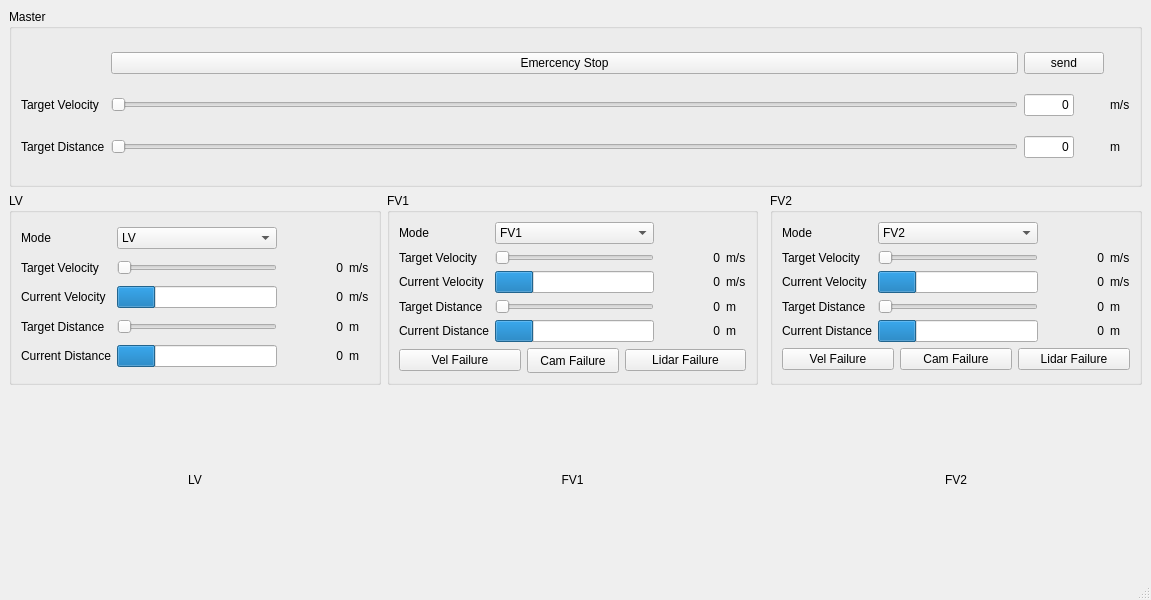
<?xml version="1.0" encoding="UTF-8"?>
<ui version="4.0">
 <class>Controller</class>
 <widget class="QMainWindow" name="Controller">
  <property name="geometry">
   <rect>
    <x>0</x>
    <y>0</y>
    <width>1151</width>
    <height>600</height>
   </rect>
  </property>
  <property name="windowTitle">
   <string>Controller</string>
  </property>
  <widget class="QWidget" name="centralwidget">
   <property name="enabled">
    <bool>true</bool>
   </property>
   <layout class="QGridLayout" name="gridLayout_2">
    <item row="2" column="1">
     <widget class="QGroupBox" name="FV1GBOX">
      <property name="title">
       <string>FV1</string>
      </property>
      <layout class="QGridLayout" name="gridLayout_4">
       <item row="7" column="3">
        <widget class="QLabel" name="label_24">
         <property name="text">
          <string>m</string>
         </property>
        </widget>
       </item>
       <item row="2" column="0">
        <widget class="QLabel" name="label_3">
         <property name="text">
          <string>Target Velocity</string>
         </property>
        </widget>
       </item>
       <item row="6" column="3">
        <widget class="QLabel" name="label_33">
         <property name="text">
          <string>m</string>
         </property>
        </widget>
       </item>
       <item row="2" column="3">
        <widget class="QLabel" name="label_28">
         <property name="text">
          <string>m/s</string>
         </property>
        </widget>
       </item>
       <item row="7" column="2">
        <widget class="QLabel" name="FV1CurDist">
         <property name="minimumSize">
          <size>
           <width>60</width>
           <height>0</height>
          </size>
         </property>
         <property name="sizeIncrement">
          <size>
           <width>0</width>
           <height>0</height>
          </size>
         </property>
         <property name="midLineWidth">
          <number>0</number>
         </property>
         <property name="text">
          <string>0</string>
         </property>
         <property name="scaledContents">
          <bool>false</bool>
         </property>
         <property name="alignment">
          <set>Qt::AlignRight|Qt::AlignTrailing|Qt::AlignVCenter</set>
         </property>
         <property name="margin">
          <number>5</number>
         </property>
        </widget>
       </item>
       <item row="6" column="1">
        <widget class="QSlider" name="FV1DistSlider">
         <property name="orientation">
          <enum>Qt::Horizontal</enum>
         </property>
        </widget>
       </item>
       <item row="1" column="0">
        <widget class="QLabel" name="label_16">
         <property name="text">
          <string>Mode</string>
         </property>
        </widget>
       </item>
       <item row="7" column="1">
        <widget class="QProgressBar" name="FV1DistBar">
         <property name="value">
          <number>24</number>
         </property>
         <property name="textVisible">
          <bool>false</bool>
         </property>
        </widget>
       </item>
       <item row="3" column="3">
        <widget class="QLabel" name="label_23">
         <property name="text">
          <string>m/s</string>
         </property>
        </widget>
       </item>
       <item row="3" column="0">
        <widget class="QLabel" name="label_8">
         <property name="text">
          <string>Current Velocity</string>
         </property>
        </widget>
       </item>
       <item row="7" column="0">
        <widget class="QLabel" name="label_10">
         <property name="text">
          <string>Current Distance</string>
         </property>
        </widget>
       </item>
       <item row="6" column="0">
        <widget class="QLabel" name="label_9">
         <property name="text">
          <string>Target Distance</string>
         </property>
        </widget>
       </item>
       <item row="3" column="2">
        <widget class="QLabel" name="FV1CurVel">
         <property name="minimumSize">
          <size>
           <width>60</width>
           <height>0</height>
          </size>
         </property>
         <property name="sizeIncrement">
          <size>
           <width>0</width>
           <height>0</height>
          </size>
         </property>
         <property name="midLineWidth">
          <number>0</number>
         </property>
         <property name="text">
          <string>0</string>
         </property>
         <property name="scaledContents">
          <bool>false</bool>
         </property>
         <property name="alignment">
          <set>Qt::AlignRight|Qt::AlignTrailing|Qt::AlignVCenter</set>
         </property>
         <property name="margin">
          <number>5</number>
         </property>
        </widget>
       </item>
       <item row="2" column="1">
        <widget class="QSlider" name="FV1VelSlider">
         <property name="enabled">
          <bool>false</bool>
         </property>
         <property name="orientation">
          <enum>Qt::Horizontal</enum>
         </property>
        </widget>
       </item>
       <item row="6" column="2">
        <widget class="QLabel" name="FV1TarDist">
         <property name="minimumSize">
          <size>
           <width>60</width>
           <height>0</height>
          </size>
         </property>
         <property name="sizeIncrement">
          <size>
           <width>0</width>
           <height>0</height>
          </size>
         </property>
         <property name="midLineWidth">
          <number>0</number>
         </property>
         <property name="text">
          <string>0</string>
         </property>
         <property name="scaledContents">
          <bool>false</bool>
         </property>
         <property name="alignment">
          <set>Qt::AlignRight|Qt::AlignTrailing|Qt::AlignVCenter</set>
         </property>
         <property name="margin">
          <number>5</number>
         </property>
        </widget>
       </item>
       <item row="1" column="1">
        <widget class="QComboBox" name="FV1Box">
         <property name="currentIndex">
          <number>2</number>
         </property>
         <item>
          <property name="text">
           <string>None</string>
          </property>
         </item>
         <item>
          <property name="text">
           <string>LV</string>
          </property>
         </item>
         <item>
          <property name="text">
           <string>FV1</string>
          </property>
         </item>
         <item>
          <property name="text">
           <string>FV2</string>
          </property>
         </item>
        </widget>
       </item>
       <item row="3" column="1">
        <widget class="QProgressBar" name="FV1VelBar">
         <property name="value">
          <number>24</number>
         </property>
         <property name="textVisible">
          <bool>false</bool>
         </property>
        </widget>
       </item>
       <item row="2" column="2">
        <widget class="QLabel" name="FV1TarVel">
         <property name="minimumSize">
          <size>
           <width>60</width>
           <height>0</height>
          </size>
         </property>
         <property name="sizeIncrement">
          <size>
           <width>0</width>
           <height>0</height>
          </size>
         </property>
         <property name="midLineWidth">
          <number>0</number>
         </property>
         <property name="text">
          <string>0</string>
         </property>
         <property name="scaledContents">
          <bool>false</bool>
         </property>
         <property name="alignment">
          <set>Qt::AlignRight|Qt::AlignTrailing|Qt::AlignVCenter</set>
         </property>
         <property name="margin">
          <number>5</number>
         </property>
        </widget>
       </item>
       <item row="8" column="0" colspan="4">
        <layout class="QHBoxLayout" name="FV1SensorFailure">
         <item>
          <widget class="QPushButton" name="FV1_alpha">
           <property name="text">
            <string>Vel Failure</string>
           </property>
          </widget>
         </item>
         <item>
          <widget class="QPushButton" name="FV1_beta">
           <property name="minimumSize">
            <size>
             <width>92</width>
             <height>25</height>
            </size>
           </property>
           <property name="maximumSize">
            <size>
             <width>92</width>
             <height>25</height>
            </size>
           </property>
           <property name="text">
            <string>Cam Failure</string>
           </property>
           <property name="checkable">
            <bool>true</bool>
           </property>
          </widget>
         </item>
         <item>
          <widget class="QPushButton" name="FV1_gamma">
           <property name="text">
            <string>Lidar Failure</string>
           </property>
          </widget>
         </item>
        </layout>
       </item>
      </layout>
     </widget>
    </item>
    <item row="2" column="0">
     <widget class="QGroupBox" name="LVGBOX">
      <property name="title">
       <string>LV</string>
      </property>
      <layout class="QGridLayout" name="gridLayout_3">
       <item row="1" column="2">
        <widget class="QLabel" name="LVTarVel">
         <property name="minimumSize">
          <size>
           <width>60</width>
           <height>0</height>
          </size>
         </property>
         <property name="sizeIncrement">
          <size>
           <width>0</width>
           <height>0</height>
          </size>
         </property>
         <property name="midLineWidth">
          <number>0</number>
         </property>
         <property name="text">
          <string>0</string>
         </property>
         <property name="scaledContents">
          <bool>false</bool>
         </property>
         <property name="alignment">
          <set>Qt::AlignRight|Qt::AlignTrailing|Qt::AlignVCenter</set>
         </property>
         <property name="margin">
          <number>5</number>
         </property>
        </widget>
       </item>
       <item row="3" column="1">
        <widget class="QSlider" name="LVDistSlider">
         <property name="orientation">
          <enum>Qt::Horizontal</enum>
         </property>
        </widget>
       </item>
       <item row="4" column="0">
        <widget class="QLabel" name="label_11">
         <property name="text">
          <string>Current Distance</string>
         </property>
        </widget>
       </item>
       <item row="3" column="2">
        <widget class="QLabel" name="LVTarDist">
         <property name="minimumSize">
          <size>
           <width>60</width>
           <height>0</height>
          </size>
         </property>
         <property name="sizeIncrement">
          <size>
           <width>0</width>
           <height>0</height>
          </size>
         </property>
         <property name="midLineWidth">
          <number>0</number>
         </property>
         <property name="text">
          <string>0</string>
         </property>
         <property name="scaledContents">
          <bool>false</bool>
         </property>
         <property name="alignment">
          <set>Qt::AlignRight|Qt::AlignTrailing|Qt::AlignVCenter</set>
         </property>
         <property name="margin">
          <number>5</number>
         </property>
        </widget>
       </item>
       <item row="4" column="1">
        <widget class="QProgressBar" name="LVDistBar">
         <property name="value">
          <number>24</number>
         </property>
         <property name="textVisible">
          <bool>false</bool>
         </property>
        </widget>
       </item>
       <item row="2" column="1">
        <widget class="QProgressBar" name="LVVelBar">
         <property name="value">
          <number>24</number>
         </property>
         <property name="textVisible">
          <bool>false</bool>
         </property>
        </widget>
       </item>
       <item row="0" column="0">
        <widget class="QLabel" name="label_15">
         <property name="text">
          <string>Mode</string>
         </property>
        </widget>
       </item>
       <item row="3" column="3">
        <widget class="QLabel" name="label_34">
         <property name="text">
          <string>m</string>
         </property>
        </widget>
       </item>
       <item row="2" column="2">
        <widget class="QLabel" name="LVCurVel">
         <property name="minimumSize">
          <size>
           <width>60</width>
           <height>0</height>
          </size>
         </property>
         <property name="sizeIncrement">
          <size>
           <width>0</width>
           <height>0</height>
          </size>
         </property>
         <property name="midLineWidth">
          <number>0</number>
         </property>
         <property name="text">
          <string>0</string>
         </property>
         <property name="scaledContents">
          <bool>false</bool>
         </property>
         <property name="alignment">
          <set>Qt::AlignRight|Qt::AlignTrailing|Qt::AlignVCenter</set>
         </property>
         <property name="margin">
          <number>5</number>
         </property>
        </widget>
       </item>
       <item row="0" column="1">
        <widget class="QComboBox" name="LVBox">
         <property name="currentIndex">
          <number>1</number>
         </property>
         <item>
          <property name="text">
           <string>None</string>
          </property>
         </item>
         <item>
          <property name="text">
           <string>LV</string>
          </property>
         </item>
         <item>
          <property name="text">
           <string>FV1</string>
          </property>
         </item>
         <item>
          <property name="text">
           <string>FV2</string>
          </property>
         </item>
        </widget>
       </item>
       <item row="4" column="2">
        <widget class="QLabel" name="LVCurDist">
         <property name="minimumSize">
          <size>
           <width>60</width>
           <height>0</height>
          </size>
         </property>
         <property name="sizeIncrement">
          <size>
           <width>0</width>
           <height>0</height>
          </size>
         </property>
         <property name="midLineWidth">
          <number>0</number>
         </property>
         <property name="text">
          <string>0</string>
         </property>
         <property name="scaledContents">
          <bool>false</bool>
         </property>
         <property name="alignment">
          <set>Qt::AlignRight|Qt::AlignTrailing|Qt::AlignVCenter</set>
         </property>
         <property name="margin">
          <number>5</number>
         </property>
        </widget>
       </item>
       <item row="1" column="3">
        <widget class="QLabel" name="label_27">
         <property name="text">
          <string>m/s</string>
         </property>
        </widget>
       </item>
       <item row="2" column="3">
        <widget class="QLabel" name="label_21">
         <property name="text">
          <string>m/s</string>
         </property>
        </widget>
       </item>
       <item row="3" column="0">
        <widget class="QLabel" name="label_13">
         <property name="text">
          <string>Target Distance</string>
         </property>
        </widget>
       </item>
       <item row="1" column="1">
        <widget class="QSlider" name="LVVelSlider">
         <property name="orientation">
          <enum>Qt::Horizontal</enum>
         </property>
        </widget>
       </item>
       <item row="2" column="0">
        <widget class="QLabel" name="label_12">
         <property name="text">
          <string>Current Velocity</string>
         </property>
        </widget>
       </item>
       <item row="4" column="3">
        <widget class="QLabel" name="label_22">
         <property name="text">
          <string>m</string>
         </property>
        </widget>
       </item>
       <item row="1" column="0">
        <widget class="QLabel" name="label_2">
         <property name="text">
          <string>Target Velocity</string>
         </property>
        </widget>
       </item>
      </layout>
     </widget>
    </item>
    <item row="0" column="0" colspan="4">
     <widget class="QGroupBox" name="MGBOX">
      <property name="title">
       <string>Master</string>
      </property>
      <layout class="QGridLayout" name="gridLayout">
       <item row="1" column="2">
        <widget class="QLineEdit" name="MTarVel">
         <property name="sizePolicy">
          <sizepolicy hsizetype="Minimum" vsizetype="Fixed">
           <horstretch>0</horstretch>
           <verstretch>0</verstretch>
          </sizepolicy>
         </property>
         <property name="maximumSize">
          <size>
           <width>50</width>
           <height>50</height>
          </size>
         </property>
         <property name="text">
          <string>0</string>
         </property>
         <property name="maxLength">
          <number>32767</number>
         </property>
         <property name="alignment">
          <set>Qt::AlignRight|Qt::AlignTrailing|Qt::AlignVCenter</set>
         </property>
        </widget>
       </item>
       <item row="1" column="4">
        <widget class="QLabel" name="label_39">
         <property name="text">
          <string>m/s</string>
         </property>
        </widget>
       </item>
       <item row="0" column="1">
        <widget class="QPushButton" name="pushButton">
         <property name="text">
          <string>Emercency Stop</string>
         </property>
        </widget>
       </item>
       <item row="1" column="1">
        <widget class="QSlider" name="MVelSlider">
         <property name="orientation">
          <enum>Qt::Horizontal</enum>
         </property>
        </widget>
       </item>
       <item row="2" column="1">
        <widget class="QSlider" name="MDistSlider">
         <property name="orientation">
          <enum>Qt::Horizontal</enum>
         </property>
        </widget>
       </item>
       <item row="1" column="0">
        <widget class="QLabel" name="label">
         <property name="text">
          <string>Target Velocity</string>
         </property>
        </widget>
       </item>
       <item row="2" column="2">
        <widget class="QLineEdit" name="MTarDist">
         <property name="sizePolicy">
          <sizepolicy hsizetype="Minimum" vsizetype="Fixed">
           <horstretch>0</horstretch>
           <verstretch>0</verstretch>
          </sizepolicy>
         </property>
         <property name="maximumSize">
          <size>
           <width>50</width>
           <height>50</height>
          </size>
         </property>
         <property name="text">
          <string>0</string>
         </property>
         <property name="alignment">
          <set>Qt::AlignRight|Qt::AlignTrailing|Qt::AlignVCenter</set>
         </property>
        </widget>
       </item>
       <item row="2" column="4">
        <widget class="QLabel" name="label_40">
         <property name="text">
          <string>m</string>
         </property>
        </widget>
       </item>
       <item row="0" column="2">
        <widget class="QPushButton" name="Send">
         <property name="text">
          <string>send</string>
         </property>
        </widget>
       </item>
       <item row="2" column="0">
        <widget class="QLabel" name="label_14">
         <property name="text">
          <string>Target Distance</string>
         </property>
        </widget>
       </item>
      </layout>
     </widget>
    </item>
    <item row="4" column="0">
     <widget class="QLabel" name="LV_MAP">
      <property name="text">
       <string>LV</string>
      </property>
      <property name="alignment">
       <set>Qt::AlignCenter</set>
      </property>
     </widget>
    </item>
    <item row="4" column="1">
     <widget class="QLabel" name="FV1_MAP">
      <property name="text">
       <string>FV1</string>
      </property>
      <property name="alignment">
       <set>Qt::AlignCenter</set>
      </property>
     </widget>
    </item>
    <item row="4" column="3">
     <widget class="QLabel" name="FV2_MAP">
      <property name="text">
       <string>FV2</string>
      </property>
      <property name="alignment">
       <set>Qt::AlignCenter</set>
      </property>
     </widget>
    </item>
    <item row="2" column="3">
     <widget class="QGroupBox" name="FV2GBOX">
      <property name="title">
       <string>FV2</string>
      </property>
      <layout class="QGridLayout" name="gridLayout_5">
       <item row="3" column="2">
        <widget class="QLabel" name="FV2TarDist">
         <property name="minimumSize">
          <size>
           <width>60</width>
           <height>0</height>
          </size>
         </property>
         <property name="sizeIncrement">
          <size>
           <width>0</width>
           <height>0</height>
          </size>
         </property>
         <property name="midLineWidth">
          <number>0</number>
         </property>
         <property name="text">
          <string>0</string>
         </property>
         <property name="scaledContents">
          <bool>false</bool>
         </property>
         <property name="alignment">
          <set>Qt::AlignRight|Qt::AlignTrailing|Qt::AlignVCenter</set>
         </property>
         <property name="margin">
          <number>5</number>
         </property>
        </widget>
       </item>
       <item row="0" column="0">
        <widget class="QLabel" name="label_17">
         <property name="text">
          <string>Mode</string>
         </property>
        </widget>
       </item>
       <item row="2" column="0">
        <widget class="QLabel" name="label_5">
         <property name="text">
          <string>Current Velocity</string>
         </property>
        </widget>
       </item>
       <item row="1" column="3">
        <widget class="QLabel" name="label_29">
         <property name="text">
          <string>m/s</string>
         </property>
        </widget>
       </item>
       <item row="3" column="1">
        <widget class="QSlider" name="FV2DistSlider">
         <property name="orientation">
          <enum>Qt::Horizontal</enum>
         </property>
        </widget>
       </item>
       <item row="4" column="0">
        <widget class="QLabel" name="label_7">
         <property name="text">
          <string>Current Distance</string>
         </property>
        </widget>
       </item>
       <item row="1" column="0">
        <widget class="QLabel" name="label_4">
         <property name="text">
          <string>Target Velocity</string>
         </property>
        </widget>
       </item>
       <item row="4" column="1">
        <widget class="QProgressBar" name="FV2DistBar">
         <property name="value">
          <number>24</number>
         </property>
         <property name="textVisible">
          <bool>false</bool>
         </property>
        </widget>
       </item>
       <item row="1" column="2">
        <widget class="QLabel" name="FV2TarVel">
         <property name="minimumSize">
          <size>
           <width>60</width>
           <height>0</height>
          </size>
         </property>
         <property name="sizeIncrement">
          <size>
           <width>0</width>
           <height>0</height>
          </size>
         </property>
         <property name="midLineWidth">
          <number>0</number>
         </property>
         <property name="text">
          <string>0</string>
         </property>
         <property name="scaledContents">
          <bool>false</bool>
         </property>
         <property name="alignment">
          <set>Qt::AlignRight|Qt::AlignTrailing|Qt::AlignVCenter</set>
         </property>
         <property name="margin">
          <number>5</number>
         </property>
        </widget>
       </item>
       <item row="4" column="3">
        <widget class="QLabel" name="label_26">
         <property name="text">
          <string>m</string>
         </property>
        </widget>
       </item>
       <item row="2" column="2">
        <widget class="QLabel" name="FV2CurVel">
         <property name="minimumSize">
          <size>
           <width>60</width>
           <height>0</height>
          </size>
         </property>
         <property name="sizeIncrement">
          <size>
           <width>0</width>
           <height>0</height>
          </size>
         </property>
         <property name="midLineWidth">
          <number>0</number>
         </property>
         <property name="text">
          <string>0</string>
         </property>
         <property name="scaledContents">
          <bool>false</bool>
         </property>
         <property name="alignment">
          <set>Qt::AlignRight|Qt::AlignTrailing|Qt::AlignVCenter</set>
         </property>
         <property name="margin">
          <number>5</number>
         </property>
        </widget>
       </item>
       <item row="0" column="1">
        <widget class="QComboBox" name="FV2Box">
         <property name="currentIndex">
          <number>3</number>
         </property>
         <item>
          <property name="text">
           <string>None</string>
          </property>
         </item>
         <item>
          <property name="text">
           <string>LV</string>
          </property>
         </item>
         <item>
          <property name="text">
           <string>FV1</string>
          </property>
         </item>
         <item>
          <property name="text">
           <string>FV2</string>
          </property>
         </item>
        </widget>
       </item>
       <item row="1" column="1">
        <widget class="QSlider" name="FV2VelSlider">
         <property name="enabled">
          <bool>false</bool>
         </property>
         <property name="orientation">
          <enum>Qt::Horizontal</enum>
         </property>
        </widget>
       </item>
       <item row="4" column="2">
        <widget class="QLabel" name="FV2CurDist">
         <property name="minimumSize">
          <size>
           <width>60</width>
           <height>0</height>
          </size>
         </property>
         <property name="sizeIncrement">
          <size>
           <width>0</width>
           <height>0</height>
          </size>
         </property>
         <property name="midLineWidth">
          <number>0</number>
         </property>
         <property name="text">
          <string>0</string>
         </property>
         <property name="scaledContents">
          <bool>false</bool>
         </property>
         <property name="alignment">
          <set>Qt::AlignRight|Qt::AlignTrailing|Qt::AlignVCenter</set>
         </property>
         <property name="margin">
          <number>5</number>
         </property>
        </widget>
       </item>
       <item row="2" column="3">
        <widget class="QLabel" name="label_25">
         <property name="text">
          <string>m/s</string>
         </property>
        </widget>
       </item>
       <item row="3" column="3">
        <widget class="QLabel" name="label_32">
         <property name="text">
          <string>m</string>
         </property>
        </widget>
       </item>
       <item row="2" column="1">
        <widget class="QProgressBar" name="FV2VelBar">
         <property name="value">
          <number>24</number>
         </property>
         <property name="textVisible">
          <bool>false</bool>
         </property>
        </widget>
       </item>
       <item row="3" column="0">
        <widget class="QLabel" name="label_6">
         <property name="text">
          <string>Target Distance</string>
         </property>
        </widget>
       </item>
       <item row="5" column="0" colspan="4">
        <layout class="QHBoxLayout" name="FV2SensorFailure">
         <item>
          <widget class="QPushButton" name="FV2_alpha">
           <property name="text">
            <string>Vel Failure</string>
           </property>
          </widget>
         </item>
         <item>
          <widget class="QPushButton" name="FV2_beta">
           <property name="text">
            <string>Cam Failure</string>
           </property>
           <property name="checkable">
            <bool>true</bool>
           </property>
           <property name="checked">
            <bool>false</bool>
           </property>
          </widget>
         </item>
         <item>
          <widget class="QPushButton" name="FV2_gamma">
           <property name="text">
            <string>Lidar Failure</string>
           </property>
          </widget>
         </item>
        </layout>
       </item>
      </layout>
     </widget>
    </item>
   </layout>
  </widget>
  <widget class="QMenuBar" name="menubar">
   <property name="geometry">
    <rect>
     <x>0</x>
     <y>0</y>
     <width>1151</width>
     <height>22</height>
    </rect>
   </property>
  </widget>
  <widget class="QStatusBar" name="statusbar"/>
 </widget>
 <resources/>
 <connections/>
</ui>
